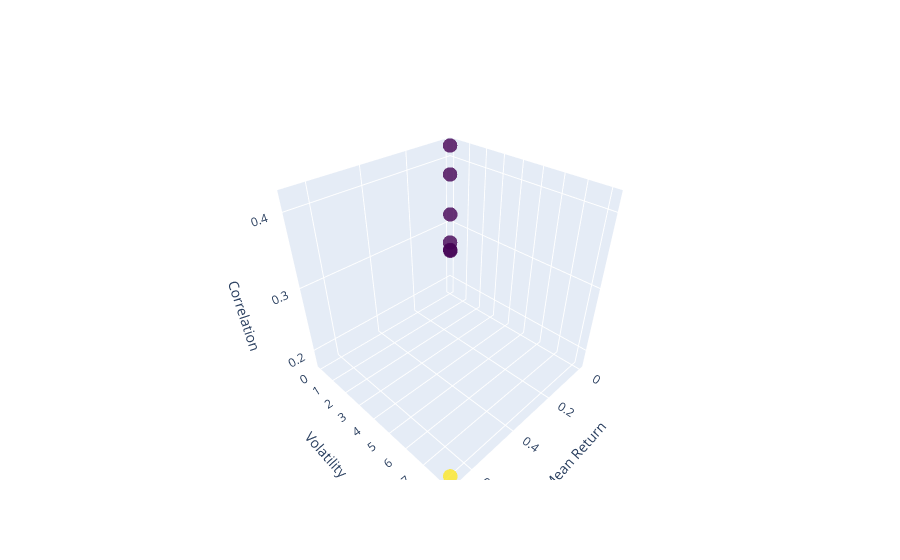

The code cell stored with this chart in its notebook:
### Markdown cell above
### Portfolio Diversification 3D Scatter Plot

### Code cell
import yfinance as yf
import pandas as pd
import numpy as np
import plotly.graph_objects as go

# List of tickers
tickers = ['FRCH.L', 'IIND.L', 'BBDS.L', 'BCOG.L', 'VWRL.L', 'IUSA.L', 'GLDW.L']

# Fetch data
data = yf.download(tickers, start="2024-01-01", end="2024-08-01")['Adj Close']

# Calculate returns
returns = data.pct_change().dropna()

# Example variables for axes (e.g., mean return, volatility, and correlation)
mean_returns = returns.mean()
volatility = returns.std()
correlation = returns.corr().mean()

# Create 3D scatter plot
fig = go.Figure(data=[go.Scatter3d(
    x=mean_returns,
    y=volatility,
    z=correlation,
    mode='markers',
    marker=dict(size=5, color=mean_returns, colorscale='Viridis', opacity=0.8)
)])

fig.update_layout(scene=dict(
    xaxis_title='Mean Return',
    yaxis_title='Volatility',
    zaxis_title='Correlation'
))

fig.show()

### Figure 1 — Plotly figure (JSON) as saved in the notebook; plotly's stock layout.template omitted (floating-point values rounded to 4 significant figures)
{"data": [{"marker": {"color": [0.6714, -5.965e-05, 0.000291, 0.0009951, 0.001267, 0.0009545, 0.000726], "colorscale": [[0, "#440154"], [0.1111, "#482878"], [0.2222, "#3e4989"], [0.3333, "#31688e"], [0.4444, "#26828e"], [0.5556, "#1f9e89"], [0.6667, "#35b779"], [0.7778, "#6ece58"], [0.8889, "#b5de2b"], [1, "#fde725"]], "opacity": 0.8, "size": 5}, "mode": "markers", "type": "scatter3d", "x": [0.6714, -5.965e-05, 0.000291, 0.0009951, 0.001267, 0.0009545, 0.000726], "y": [8.133, 0.007412, 0.01351, 0.008597, 0.01063, 0.006706, 0.005784], "z": [0.178, 0.3154, 0.2534, 0.2681, 0.255, 0.3771, 0.4177]}], "layout": {"autosize": true, "scene": {"aspectmode": "auto", "aspectratio": {"x": 1, "y": 1, "z": 1}, "xaxis": {"title": {"text": "Mean Return"}, "type": "linear"}, "yaxis": {"title": {"text": "Volatility"}, "type": "linear"}, "zaxis": {"title": {"text": "Correlation"}, "type": "linear"}}}}
